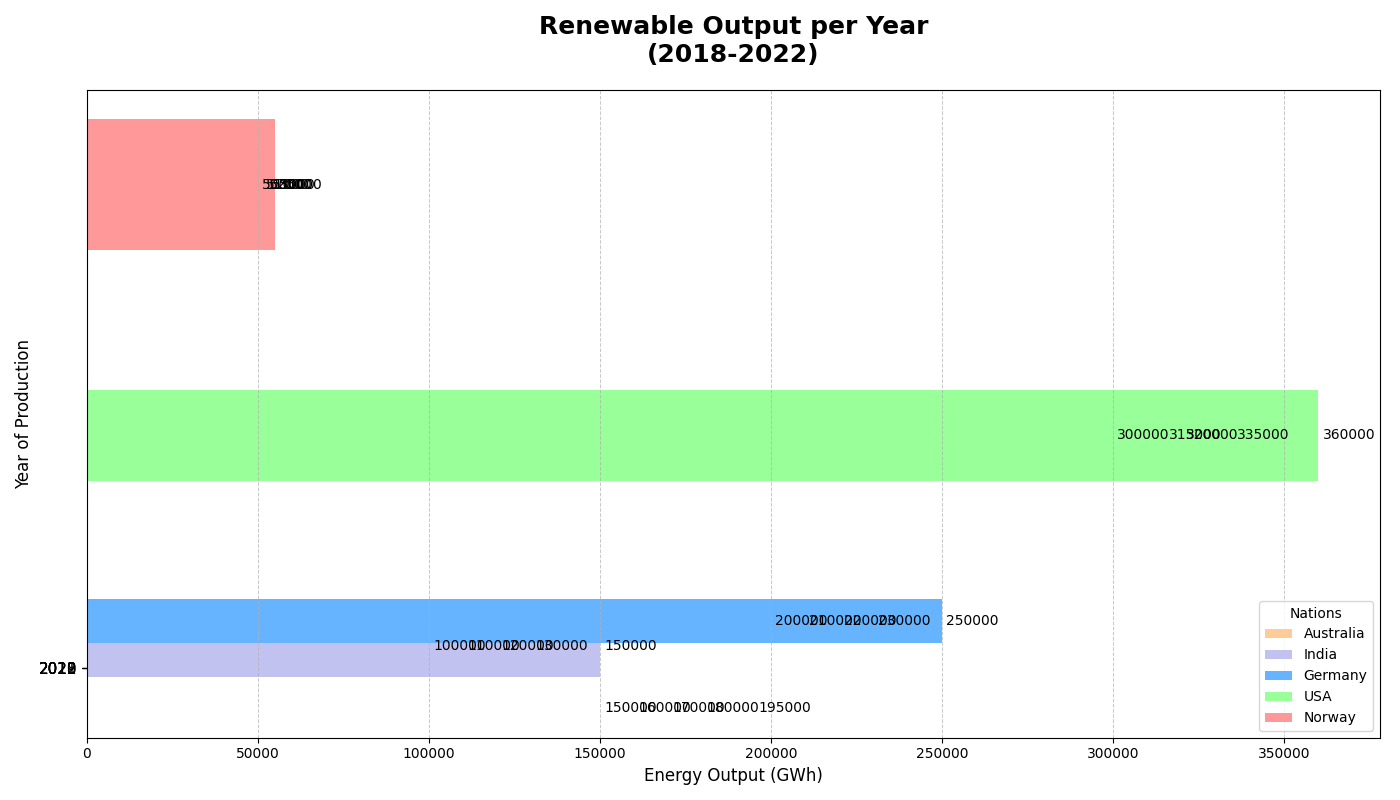

The Python source for this figure:
import matplotlib.pyplot as plt
import numpy as np

countries = ['Australia', 'India', 'Germany', 'USA', 'Norway']
years = ['2022', '2019', '2020', '2018', '2021']

norway_production = [53000, 51000, 52000, 50000, 55000]
germany_production = [230000, 210000, 220000, 200000, 250000]
usa_production = [320000, 315000, 300000, 335000, 360000]
australia_production = [150000, 195000, 160000, 180000, 170000]
india_production = [130000, 150000, 100000, 110000, 120000]

data = [australia_production, india_production, germany_production, usa_production, norway_production]

fig, ax = plt.subplots(figsize=(14, 8))

width = 0.15
y = np.arange(len(years))

colors = ['#ffcc99', '#c2c2f0', '#66b3ff', '#99ff99', '#ff9999']

for i, (country_data, color) in enumerate(zip(data, colors)):
    rects = ax.barh(y + i * width, country_data, height=width, label=countries[i], color=color)
    for rect in rects:
        width = rect.get_width()
        ax.annotate(f'{width}', xy=(width, rect.get_y() + rect.get_height() / 2),
                    xytext=(3, 0), textcoords="offset points", ha='left', va='center', fontsize=10, color='black')

ax.set_ylabel('Year of Production', fontsize=12)
ax.set_xlabel('Energy Output (GWh)', fontsize=12)
ax.set_title('Renewable Output per Year\n(2018-2022)', fontsize=18, fontweight='bold', pad=20)
ax.set_yticks(y + width * 2)
ax.set_yticklabels(years, fontsize=11)
ax.legend(title="Nations", fontsize=10, loc='lower right')

ax.xaxis.grid(True, linestyle='--', linewidth=0.7, alpha=0.7)

plt.tight_layout()
plt.show()
